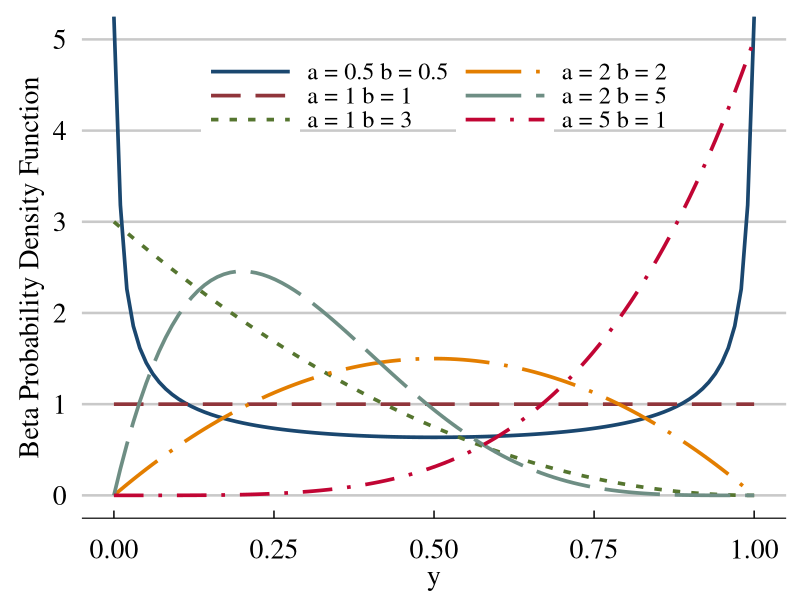

Write R code to recreate this figure.
# Plot Normal, Bernoulli and Beta distributions for paper
require(ggplot2)
require(ggthemes)

x <- seq(0, 1, length = 100)

a <- c(0.5,1,5,1,2,2)
b <- c(0.5,1,1,3,2,5)
  

y <- list()
for (i in 1:6){  
y[[i]] <- dbeta(x, a[i], b[i])
}


b1 <- data.frame(x,y=y[[1]])
b2 <- data.frame(x,y=y[[2]])
b3 <- data.frame(x,y=y[[3]])
b4 <- data.frame(x,y=y[[4]])
b5 <- data.frame(x,y=y[[5]])
b6 <- data.frame(x,y=y[[6]])


b_all <- rbind(b1,b2,b3,b4,b5,b6)

b_all$case <- rep(c("a = 0.5 b = 0.5", "a = 1 b = 1",  "a = 5 b = 1","a = 1 b = 3","a = 2 b = 2","a = 2 b = 5"),each=100)

pdf("beta_dist.pdf",width = 10,height = 8)
ggplot(b_all,aes(x=x,y=y,group=case,color=case,linetype=case)) +
  geom_line(name="",size=1.25) + scale_color_stata(name="") +
  scale_linetype_stata(name="") +
  theme_economist_white() +
  theme(legend.key.width = unit(2.5, "cm"),legend.text=element_text(size=17.5),legend.background = element_rect(fill="transparent"),
        legend.key = element_rect(fill = "white",color = "white"),
        plot.background = element_rect(fill = "white"),
        legend.position=c(0.5,0.875),
        axis.title.y = element_text(vjust = 0.1,margin=margin(0,10,0,0)),
        axis.title.x = element_text(vjust = -0.25),
        text = element_text(size = 20,family="serif")) +
    ylab("Beta Probability Density Function") +
    xlab("y") +
  guides(col = guide_legend(nrow=3))
dev.off()
